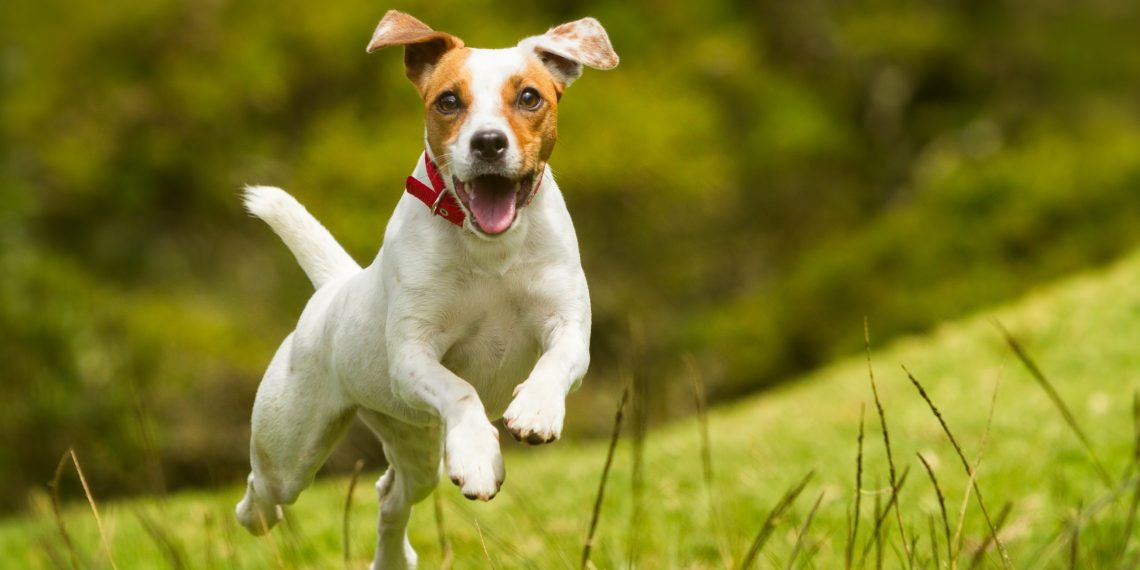
#> input picture images/dogy1.jpg, 1140 x 570 px
$ python main.py
#> lines starting #> are read from the running program, lines starting #| are printed output that depends on the picture; after the words box and inside, x2 and y2 are one past the last pixel; in counts of white or black regions, pixels touching at a corner belong together
# РАБОТА С КАРТИНКАМИ
import cv2
import numpy as np


img = cv2.imread('images/dogy1.jpg')
#> img is the input picture: shape (570, 1140, 3); mean B, G, R 37.9, 122, 125.3
# cv2.imshow("dog", img)

# изменение размера картинки
img = cv2.resize(img, (img.shape[1] // 1, img.shape[0] // 1))

# размытие картинки
img = cv2.GaussianBlur(img, (11, 9), 0)

# конверт в серый цвет
img = cv2.cvtColor(img, cv2.COLOR_BGR2GRAY)
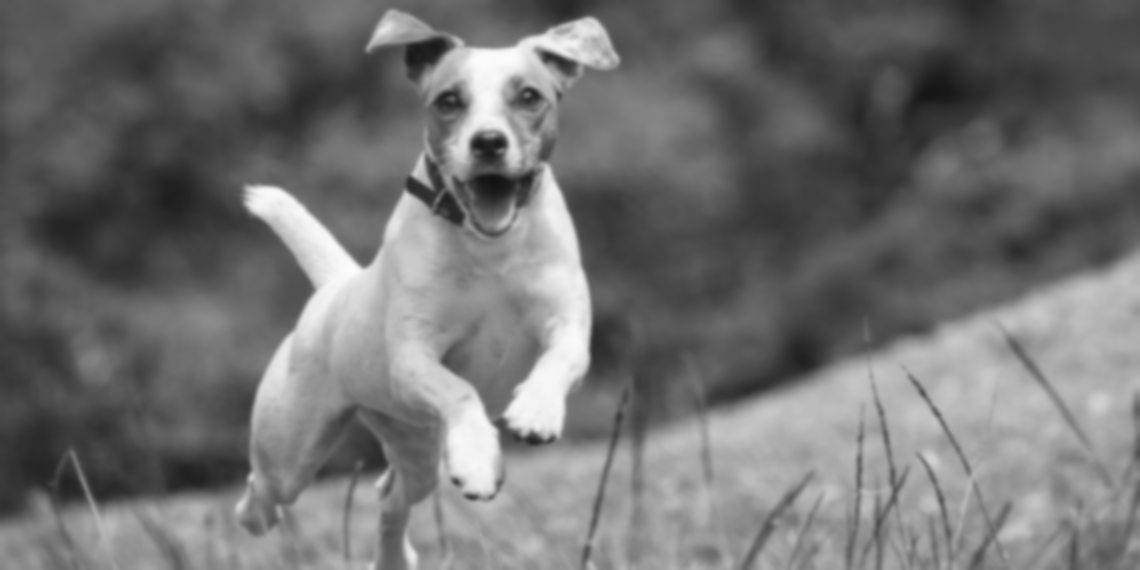
#> img: shape (570, 1140); min 20, max 251, mean 113.4

# нахождение углов (серая обводка)
img = cv2.Canny(img, 90, 90)
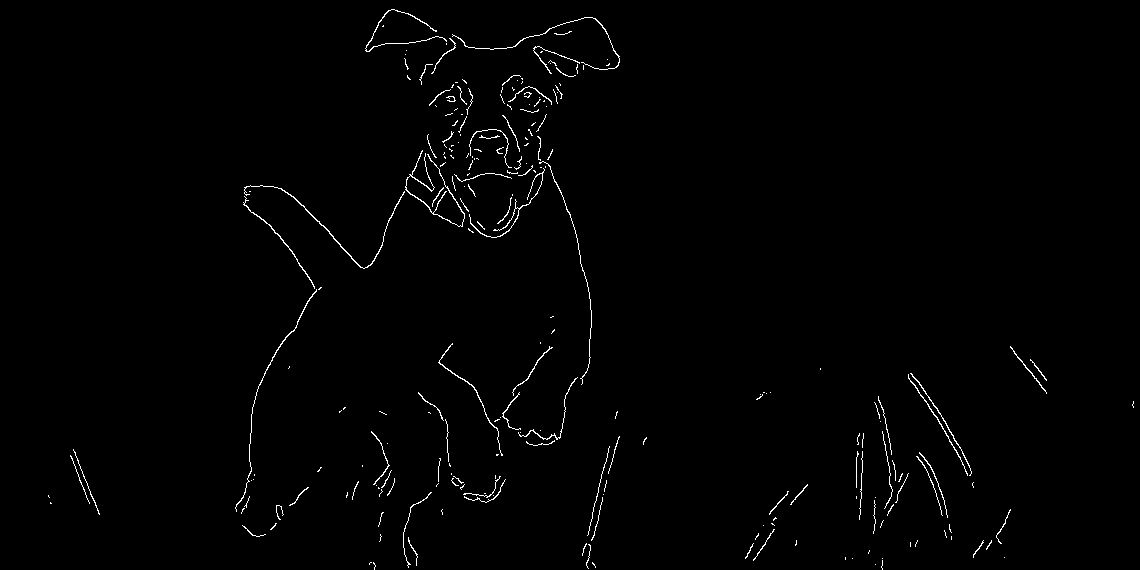
#> img: shape (570, 1140); 1% white in thin lines or dots

# numpy матрица для нахождения точек ones ((5 списков по 5 эл))
# np.uint8 - тип данных - целые числа
kernel = np.ones((5, 5), np.uint8)

# iteration - обводка
img = cv2.dilate(img, kernel, iterations=1)
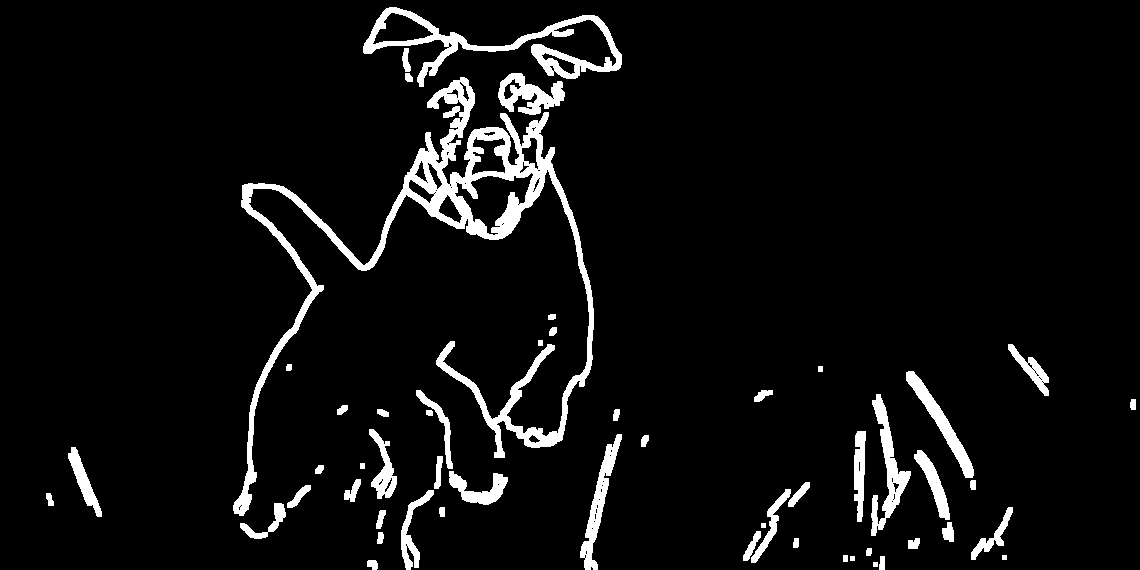
#> img: shape (570, 1140); 5.9% white; 54 white regions, largest, box (x1, y1, x2, y2) and area: (233, 77, 594, 516) 16998, (363, 7, 622, 87) 4319, (871, 394, 911, 536) 1787

# обводка тоньше
img = cv2.erode(img, kernel, 1)
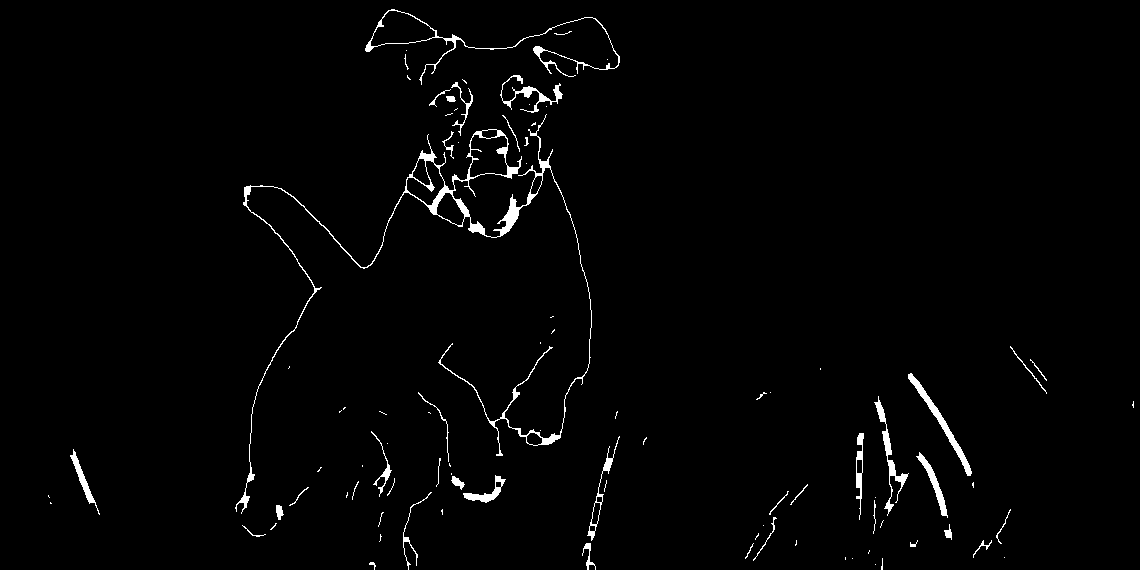
#> img: shape (570, 1140); 1.7% white; 92 white regions (50 under 20 px), largest, box (x1, y1, x2, y2) and area: (235, 114, 592, 514) 4194, (365, 9, 620, 85) 977, (908, 373, 972, 476) 731


cv2.imshow("show_me_dog", img)

# постоянное воспроизведение картинки
cv2.waitKey(0)

# размер текущей картинки
print(img.shape)
#| (570, 1140)
